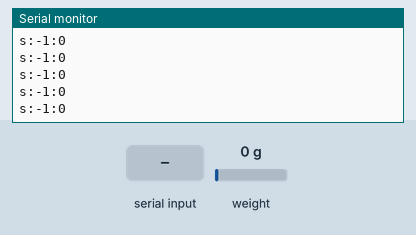
Recording of a sketch running on a simulated Arduino Uno, built with avr-gcc and run on an emulated ATmega328P. Parts: the last lines printed to the serial monitor. The inputs (shaded band) are chosen by the test bench; at power-on: weight on the scale 0 g.

Above: at 1.2 s.
1.3 s: "90,45\n" received over Serial
At 1.31 s:
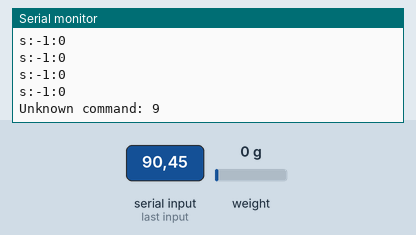
2.8 s: "h90\n" received over Serial
At 2.82 s:
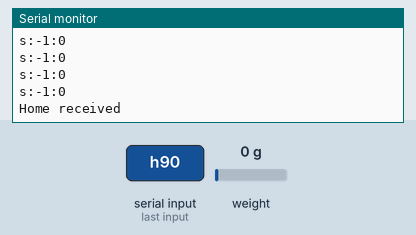
4.3 s: "t90\n" received over Serial
6.8 s: "m90\n" received over Serial
At 6.83 s:
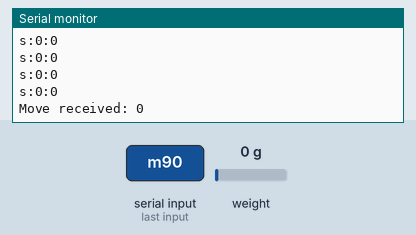
8.3 s: weight on the scale set to 100 g
At 8.34 s:
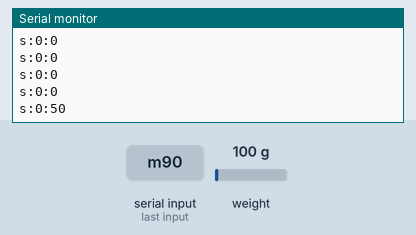
9.8 s: weight on the scale set to 1250 g
At 9.85 s:
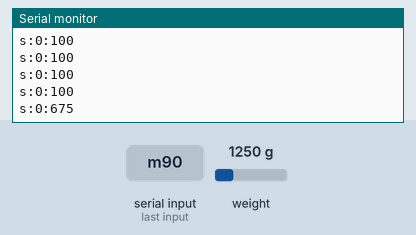
Timing chart, 0 to 12.3 s (numbered marks = the images above; inputs shaded):
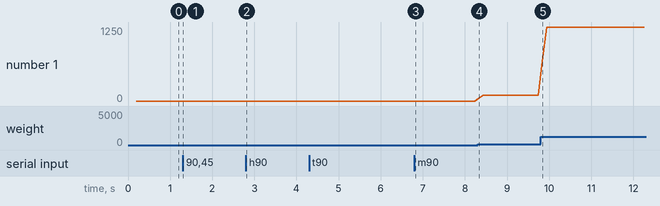

The sketch:

status_simulator.ino
```cpp
#include "constants.h"
#include "terminal.h"
#include "status.h"
#include "scale.h"
#include "HX711.h"


HX711 hx711(PIN_HX711_DATA, PIN_HX711_SCK);

Scale scale(&hx711);
Terminal terminal(&Serial);
Status status(&terminal, &scale);


void homeCommand(){
	status.setDistMm(0);
	Serial.println("Home received");
}

void tareCommand(){
	scale.tare();
	Serial.println("Tare received");
}
void moveCommand(int dist){
	status.setDistMm(dist);
	Serial.print("Move received: ");
	Serial.println(dist);
}


void setup() {
	Serial.begin(115200);
	Serial.println("start");

	terminal.ptrHomeCommand = homeCommand;
	terminal.ptrTareCommand = tareCommand;
	terminal.ptrMoveCommand = moveCommand;
}

void loop() {
	unsigned long nowMs = millis();
	terminal.run();
	scale.run(nowMs);
	status.run(nowMs);
}
```

constants.h
```cpp
#define STATUS_DELAY_MS 50

#define PIN_HX711_DATA 6
#define PIN_HX711_SCK 5
```

scale.cpp
```cpp
#include "scale.h"


Scale::Scale(HX711* hx711):hx711(hx711){
	hx711->set_scale(1953.f);
}

int Scale::getGramme(){
	long sum = 0;
	for(int i=0; i<SCALE_FILTER_SIZE; i++){
		sum += this->average[i];
	}
	return sum/SCALE_FILTER_SIZE;
}

void Scale::tare(){
	this->hx711->tare();
}


void Scale::run(unsigned long nowMs){
	this->averageIndex++;
	if(this->averageIndex>=SCALE_FILTER_SIZE){
		this->averageIndex=0;
	}
	this->average[this->averageIndex] = this->hx711->get_units(1);
}
```

scale.h
```cpp
#ifndef SCALE_H
#define SCALE_H

#include "HX711.h"

#define SCALE_FILTER_SIZE 2

class Scale {
public:
	Scale(HX711* hx711);

	int getGramme();
	void tare();

	void run(unsigned long nowMs);

private:
	HX711* hx711;

	int averageIndex=0;
	int average[SCALE_FILTER_SIZE];

};

#endif
```

status.cpp
```cpp
#include "status.h"
#include "constants.h"

Status::Status(Terminal* terminal, Scale* scale) : terminal(terminal), scale(scale){
	this->nextPrint = 0;
	this->distMm = -1;
}

void Status::run(unsigned long nowMs){
	if(nowMs>this->nextPrint){
		this->terminal->writeStatus(this->distMm, this->scale->getGramme());
		this->nextPrint = nowMs + STATUS_DELAY_MS;
	}
}

void Status::setDistMm(int value){
	this->distMm = value;
}
```

status.h
```cpp
#ifndef STATUS_H
#define STATUS_H

#include "terminal.h"
#include "scale.h"

class Status {
public:
	Status(Terminal *terminal, Scale* scale);

	void setDistMm(int value);
	void setWeightGr(int value);

	void run(unsigned long nowMs);

private:
	Terminal *terminal;
	Scale* scale;
	unsigned long nextPrint;

	int distMm;

};

#endif
```

terminal.cpp
```cpp
#include "terminal.h"

Terminal::Terminal(Stream *stream) : stream(stream) {
};

Terminal::~Terminal(){
}

void Terminal::run() {
	if (stream) {
		while (stream->available()) {
			char c = stream->read();
			if (c == '\r' || c == '\n') {
				anaylseLine(buffer);
				buffer = String();
			} else {
				buffer += c;
			}
		}
	}
}

void Terminal::anaylseLine(String &line) {
	if (line.length()) {
		char command = line.charAt(0);
		int param = -1;
		if(line.length()>2){
			//TODO do something better if more argument
			param = line.substring(2).toInt();
		}

		switch(command){
			// home
			case 'h':
				this->ptrHomeCommand();
				break;

			// tare
			case 't':
				this->ptrTareCommand();
				break;

			//move
			case 'm':
				this->ptrMoveCommand(param);
				break;

			//Unknown
			default:
				this->stream->print("Unknown command: ");
				this->stream->println(command);
		}
	}
}

void Terminal::writeStatus(int distMm, int weightGr){
	this->stream->print("s:");
	this->stream->print(distMm);
	this->stream->print(":");
	this->stream->print(weightGr);
	this->stream->println();
}
```

terminal.h
```cpp
#ifndef TERMINAL_H
#define TERMINAL_H

#include "Arduino.h"

typedef void (*INT_FN_CALLBACK)(int);
typedef void (*VOID_FN_CALLBACK)();

class Terminal {
public:
	Terminal(Stream *stream);
	~Terminal();

	void run();

	void writeStatus(int distMm, int weightGr);


	VOID_FN_CALLBACK ptrHomeCommand;
	VOID_FN_CALLBACK ptrTareCommand;
	INT_FN_CALLBACK ptrMoveCommand;

private:
	Stream *stream;

	String buffer;

	void anaylseLine(String &line);

};

#endif
```

Measured:
- after the input at 1.3 s, the serial monitor: prints a new line at once (image 1)
- after the input at 2.8 s, the serial monitor: prints a new line at once (image 2)
- after the input at 6.8 s, the serial monitor: prints a new line at once (image 3)
- after the input at 8.3 s, the serial monitor: prints a new line at once (image 4)
- after the input at 9.8 s, the serial monitor: prints a new line at once (image 5)
- plotted number 1: 0 → 100 after the input at 8.3 s, 100 → 1250 after the input at 9.8 s
